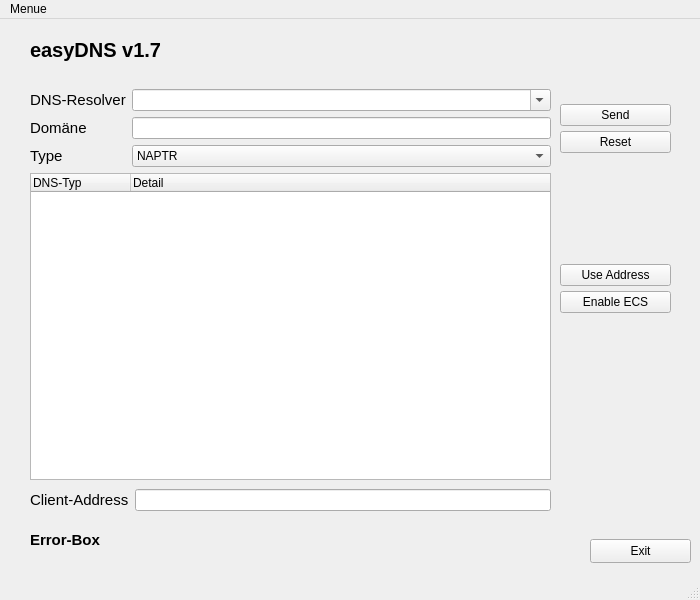
<?xml version="1.0" encoding="UTF-8"?>
<ui version="4.0">
 <class>MainWindow</class>
 <widget class="QMainWindow" name="MainWindow">
  <property name="geometry">
   <rect>
    <x>0</x>
    <y>0</y>
    <width>700</width>
    <height>600</height>
   </rect>
  </property>
  <property name="minimumSize">
   <size>
    <width>700</width>
    <height>600</height>
   </size>
  </property>
  <property name="windowTitle">
   <string>MainWindow</string>
  </property>
  <widget class="QWidget" name="centralwidget">
   <widget class="QLabel" name="lbl_titel">
    <property name="geometry">
     <rect>
      <x>30</x>
      <y>10</y>
      <width>141</width>
      <height>41</height>
     </rect>
    </property>
    <property name="font">
     <font>
      <pointsize>15</pointsize>
      <bold>true</bold>
     </font>
    </property>
    <property name="text">
     <string>easyDNS v1.7</string>
    </property>
   </widget>
   <widget class="QWidget" name="verticalLayoutWidget">
    <property name="geometry">
     <rect>
      <x>30</x>
      <y>70</y>
      <width>521</width>
      <height>391</height>
     </rect>
    </property>
    <layout class="QVBoxLayout" name="verticalLayout">
     <item>
      <layout class="QGridLayout" name="gridLayout">
       <item row="1" column="0">
        <widget class="QLabel" name="lbl_domain">
         <property name="font">
          <font>
           <pointsize>11</pointsize>
          </font>
         </property>
         <property name="text">
          <string>Domäne</string>
         </property>
        </widget>
       </item>
       <item row="0" column="0">
        <widget class="QLabel" name="lbl_resolver">
         <property name="font">
          <font>
           <pointsize>11</pointsize>
          </font>
         </property>
         <property name="text">
          <string>DNS-Resolver</string>
         </property>
        </widget>
       </item>
       <item row="1" column="1">
        <widget class="QLineEdit" name="le_domain"/>
       </item>
       <item row="2" column="1">
        <widget class="QComboBox" name="cob_type">
         <item>
          <property name="text">
           <string>NAPTR</string>
          </property>
         </item>
         <item>
          <property name="text">
           <string>SRV</string>
          </property>
         </item>
         <item>
          <property name="text">
           <string>A-Record</string>
          </property>
         </item>
        </widget>
       </item>
       <item row="2" column="0">
        <widget class="QLabel" name="lbl_type">
         <property name="font">
          <font>
           <pointsize>11</pointsize>
          </font>
         </property>
         <property name="text">
          <string>Type</string>
         </property>
        </widget>
       </item>
       <item row="0" column="1">
        <widget class="QComboBox" name="cob_resolver">
         <property name="editable">
          <bool>true</bool>
         </property>
         <property name="currentText">
          <string/>
         </property>
         <property name="placeholderText">
          <string>Bitte DNS-Resolver eingeben oder auswählen</string>
         </property>
         <item>
          <property name="text">
           <string/>
          </property>
         </item>
         <item>
          <property name="text">
           <string>BPA-Resolver</string>
          </property>
         </item>
         <item>
          <property name="text">
           <string>194.25.0.70</string>
          </property>
         </item>
         <item>
          <property name="text">
           <string>194.25.0.62</string>
          </property>
         </item>
         <item>
          <property name="text">
           <string>194.25.0.54</string>
          </property>
         </item>
         <item>
          <property name="text">
           <string>DCIP-Resolver</string>
          </property>
         </item>
         <item>
          <property name="text">
           <string>194.25.0.60</string>
          </property>
         </item>
         <item>
          <property name="text">
           <string>194.25.0.68</string>
          </property>
         </item>
         <item>
          <property name="text">
           <string>194.25.0.52</string>
          </property>
         </item>
         <item>
          <property name="text">
           <string>Externe Resolver</string>
          </property>
         </item>
         <item>
          <property name="text">
           <string>8.8.8.8</string>
          </property>
         </item>
         <item>
          <property name="text">
           <string>9.9.9.11</string>
          </property>
         </item>
        </widget>
       </item>
      </layout>
     </item>
     <item>
      <widget class="QTreeWidget" name="tre_result">
       <column>
        <property name="text">
         <string>DNS-Typ</string>
        </property>
       </column>
       <column>
        <property name="text">
         <string>Detail</string>
        </property>
       </column>
      </widget>
     </item>
    </layout>
   </widget>
   <widget class="QPushButton" name="btn_exit">
    <property name="geometry">
     <rect>
      <x>590</x>
      <y>520</y>
      <width>101</width>
      <height>24</height>
     </rect>
    </property>
    <property name="text">
     <string>Exit</string>
    </property>
   </widget>
   <widget class="QWidget" name="verticalLayoutWidget_2">
    <property name="geometry">
     <rect>
      <x>560</x>
      <y>80</y>
      <width>111</width>
      <height>61</height>
     </rect>
    </property>
    <layout class="QVBoxLayout" name="verticalLayout_2">
     <property name="spacing">
      <number>0</number>
     </property>
     <item>
      <widget class="QPushButton" name="btn_send">
       <property name="text">
        <string>Send</string>
       </property>
      </widget>
     </item>
     <item>
      <widget class="QPushButton" name="btn_reset">
       <property name="text">
        <string>Reset</string>
       </property>
      </widget>
     </item>
    </layout>
   </widget>
   <widget class="QLabel" name="lbl_error">
    <property name="geometry">
     <rect>
      <x>30</x>
      <y>490</y>
      <width>521</width>
      <height>61</height>
     </rect>
    </property>
    <property name="font">
     <font>
      <pointsize>11</pointsize>
      <bold>true</bold>
     </font>
    </property>
    <property name="text">
     <string>Error-Box</string>
    </property>
   </widget>
   <widget class="QWidget" name="verticalLayoutWidget_3">
    <property name="geometry">
     <rect>
      <x>560</x>
      <y>240</y>
      <width>111</width>
      <height>61</height>
     </rect>
    </property>
    <layout class="QVBoxLayout" name="verticalLayout_3">
     <property name="spacing">
      <number>0</number>
     </property>
     <item>
      <widget class="QPushButton" name="btn_use_add">
       <property name="text">
        <string>Use Address</string>
       </property>
      </widget>
     </item>
     <item>
      <widget class="QPushButton" name="btn_use_ecs">
       <property name="text">
        <string>Enable ECS</string>
       </property>
      </widget>
     </item>
    </layout>
   </widget>
   <widget class="QWidget" name="formLayoutWidget">
    <property name="geometry">
     <rect>
      <x>30</x>
      <y>470</y>
      <width>521</width>
      <height>31</height>
     </rect>
    </property>
    <layout class="QFormLayout" name="formLayout">
     <item row="0" column="0">
      <widget class="QLabel" name="lbl_ecs">
       <property name="font">
        <font>
         <pointsize>11</pointsize>
        </font>
       </property>
       <property name="text">
        <string>Client-Address</string>
       </property>
      </widget>
     </item>
     <item row="0" column="1">
      <widget class="QLineEdit" name="le_ecs_addr"/>
     </item>
    </layout>
   </widget>
  </widget>
  <widget class="QMenuBar" name="menubar">
   <property name="geometry">
    <rect>
     <x>0</x>
     <y>0</y>
     <width>700</width>
     <height>22</height>
    </rect>
   </property>
   <widget class="QMenu" name="menuMenue">
    <property name="title">
     <string>Menue</string>
    </property>
    <addaction name="actionInfo"/>
    <addaction name="actionExit"/>
   </widget>
   <addaction name="menuMenue"/>
  </widget>
  <widget class="QStatusBar" name="statusbar"/>
  <action name="actionInfo">
   <property name="text">
    <string>Info</string>
   </property>
  </action>
  <action name="actionExit">
   <property name="text">
    <string>Exit</string>
   </property>
  </action>
 </widget>
 <resources/>
 <connections/>
</ui>
